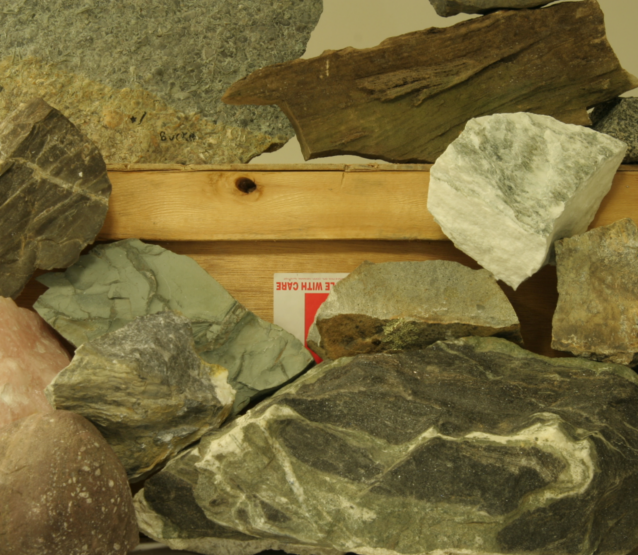
#> input picture _data/sw_s01e11/Rocks1/view1.png, 638 x 555 px
$ python sw_s01e11.py
#> lines starting #> are read from the running program, lines starting #| are printed output that depends on the picture; long printed decimals are rounded
import cv2
import numpy as np


def ex_1():
    img_left = cv2.imread('_data/sw_s01e11/Rocks1/view1.png', cv2.IMREAD_COLOR)
#> img_left is the input picture: shape (555, 638, 3); mean B, G, R 58.6, 105.8, 119.3
    img_right = cv2.imread('_data/sw_s01e11/Rocks1/view5.png', cv2.IMREAD_COLOR)
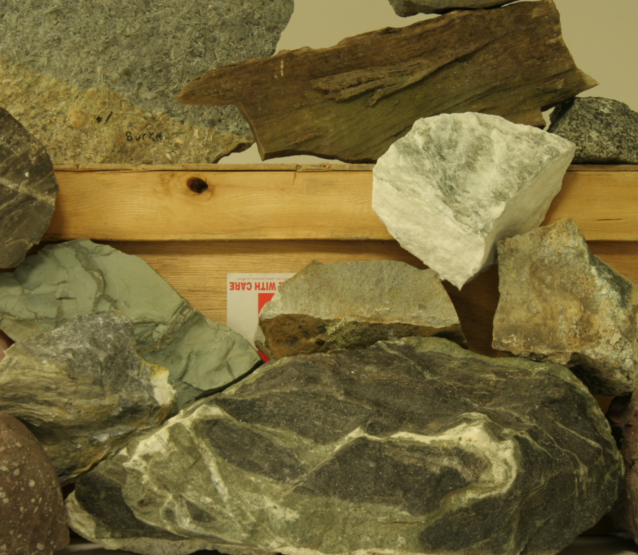
#> input picture _data/sw_s01e11/Rocks1/view5.png, 638 x 555 px
#> img_right is the input picture: shape (555, 638, 3); mean B, G, R 57.6, 104.2, 117.1

    cv2.imshow('img_right', img_right)
    cv2.imshow('img_left', img_left)
    cv2.waitKey(0)

    b_left, g_left, r_left = cv2.split(img_left)
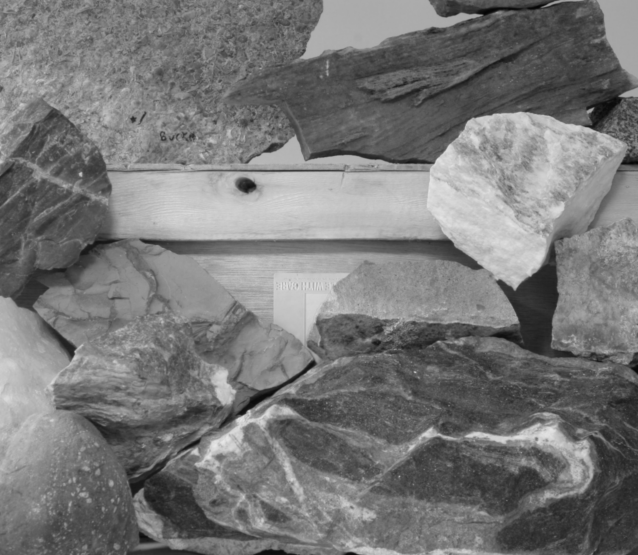
#> r_left: shape (555, 638); min 5, max 231, mean 119.3
    b_right, g_right, r_right = cv2.split(img_right)
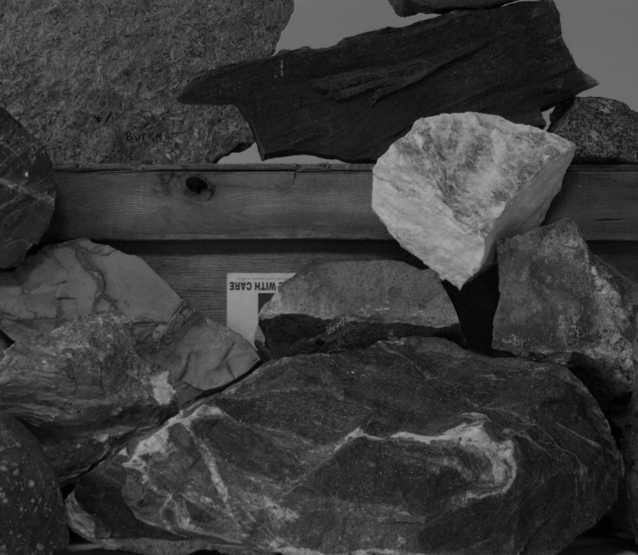
#> b_right: shape (555, 638); min 0, max 173, mean 57.6
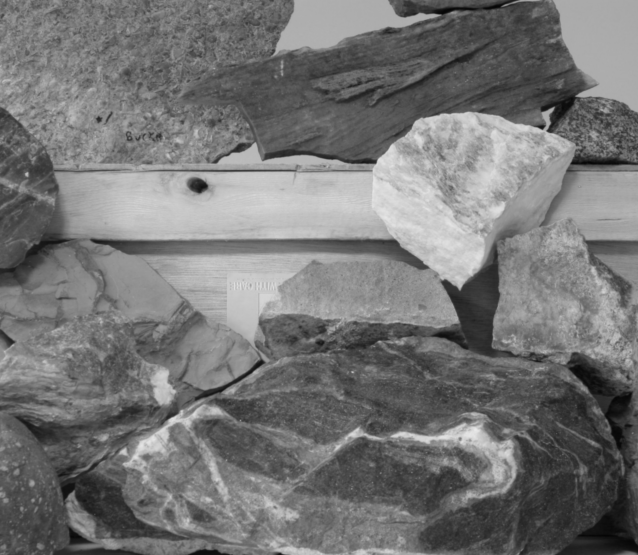
#> r_right: shape (555, 638); min 5, max 233, mean 117.1

    img_merged = cv2.merge((b_right, g_right, r_left))
    cv2.imshow('img_merged', img_merged)
    cv2.waitKey(0)


def ex_2():
    # GREYSCALE
    img_left = cv2.imread('_data/sw_s01e11/Rocks1/view1.png', cv2.IMREAD_GRAYSCALE)
#> img_left: shape (555, 638); min 6, max 216, mean 104
    img_right = cv2.imread('_data/sw_s01e11/Rocks1/view5.png', cv2.IMREAD_GRAYSCALE)
#> img_right: shape (555, 638); min 5, max 219, mean 102.3

    cv2.imshow('img_right', img_right)
    cv2.imshow('img_left', img_left)
    cv2.waitKey(0)

    img_merged = cv2.merge((img_left, img_right, img_right))
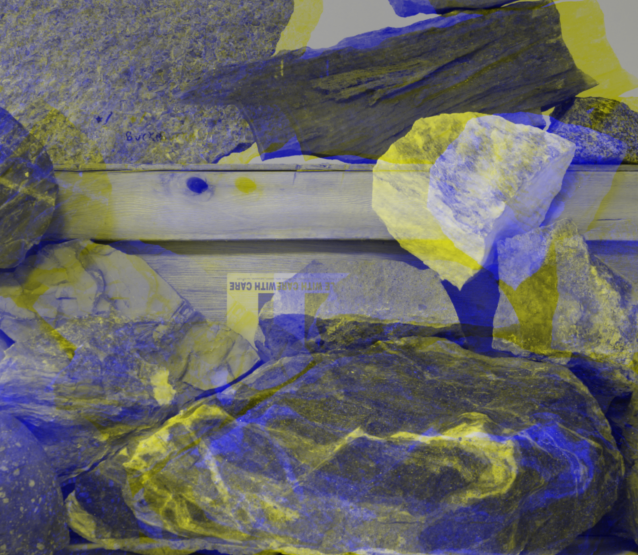
#> img_merged: shape (555, 638, 3); mean of channels 0, 1, 2 104, 102.3, 102.3; drawn as B, G, R
    cv2.imshow('img_merged', img_merged)
    cv2.waitKey(0)


def ex_3():
    img_left = cv2.imread('_data/sw_s01e11/Rocks1/view1.png', cv2.IMREAD_GRAYSCALE)
    img_right = cv2.imread('_data/sw_s01e11/Rocks1/view5.png', cv2.IMREAD_GRAYSCALE)

    stereo = cv2.StereoBM_create(numDisparities=96, blockSize=15)
    disparity = stereo.compute(img_left, img_right)
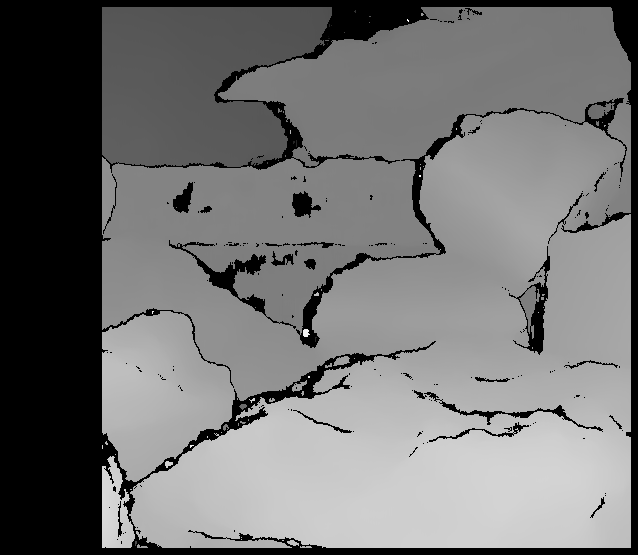
#> disparity: shape (555, 638) int16; min -16, max 1520, mean 677.3; drawn with min black and max white

    print(f'dtype: {disparity.dtype}')
#| dtype: int16
    print(f'min: {np.min(disparity)}')
#| min: -16
    print(f'max: {np.max(disparity)}')
#| max: 1520

    # disparity_normalized = cv2.normalize(
    #     disparity.astype(np.float32), None, 0, 255, cv2.NORM_MINMAX
    # ).astype(np.float32)
    disparity_normalized = cv2.normalize(disparity, None, 0, 255, cv2.NORM_MINMAX).astype(np.uint8)
    print(f'dtype: {disparity_normalized.dtype}')
#| dtype: uint8
    print(f'min: {np.min(disparity_normalized)}')
#| min: 0
    print(f'max: {np.max(disparity_normalized)}')
#| max: 255

    cv2.imshow('img_right', img_right)
    cv2.imshow('img_left', img_left)
    cv2.imshow('disparity_normalized ', disparity_normalized)
    cv2.waitKey(0)

    # optional visualization with matplotlib
    # from matplotlib import pyplot as plt
    # plt.imshow(disparity, 'gray')
    # plt.show()

    img_disparity_left = cv2.imread('_data/sw_s01e11/Rocks1/disp1.png', cv2.IMREAD_GRAYSCALE)
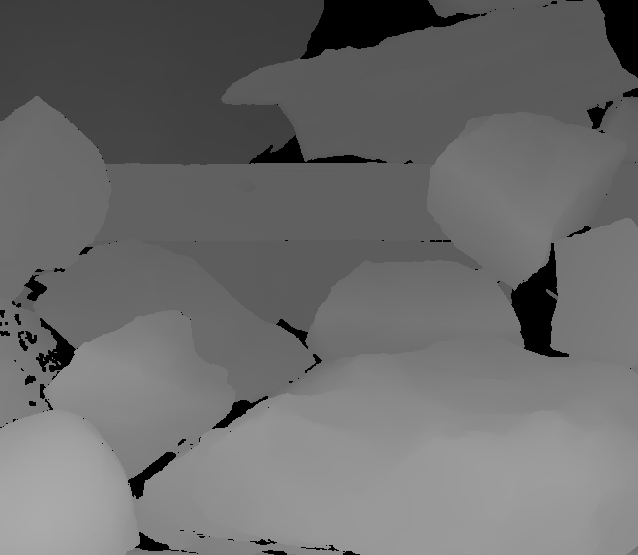
#> input picture _data/sw_s01e11/Rocks1/disp1.png, 638 x 555 px
#> img_disparity_left is the input picture: shape (555, 638); min 0, max 170, mean 107.4
    B = 160
    f = 3740
    Z = B*f / disparity[200, 200]
#> Z = 762.3
    print(f'disparity[200, 200]: {disparity[200, 200]}')
#| disparity[200, 200]: 785
    print(f'Z: {Z}')
#| Z: 762.293
    Z_normalized = B*f / disparity_normalized[200, 200]
#> Z_normalized = 4499.2
    print(f'disparity_normalized[200, 200]: {disparity_normalized[200, 200]}')
#| disparity_normalized[200, 200]: 133
    print(f'Z_normalized: {Z_normalized}')
#| Z_normalized: 4499.248
    Z_disp1 = B*f / (img_disparity_left[200, 200]+274)
#> Z_disp1 = 1617.3
    print(f'img_disparity_left[200, 200]: {img_disparity_left[200, 200]}')
#| img_disparity_left[200, 200]: 96
    print(f'Z_disp1: {Z_disp1}')
#| Z_disp1: 1617.297


if __name__ == '__main__':
    ex_1()
    ex_2()
    ex_3()
